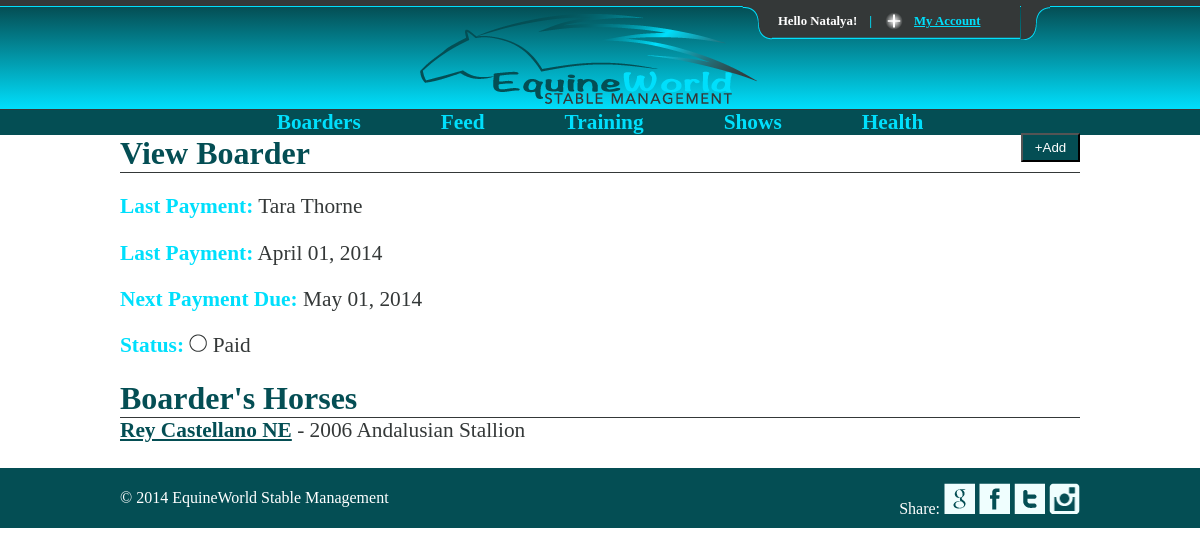
Screenshot of /viewboarder.php?id=1 with the database file from the repository.
### tables this page shows
CREATE TABLE IF NOT EXISTS `boarders` (
  `id` int(11) unsigned NOT NULL AUTO_INCREMENT,
  `clientID` int(11) unsigned DEFAULT NULL,
  `teamID` int(11) unsigned DEFAULT NULL,
  `projectName` text,
  `projectDescription` text,
  `updatedDate` char(32) DEFAULT NULL,
  `dueDate` char(32) DEFAULT NULL,
  `status` char(32) DEFAULT NULL,
  `startDate` char(32) DEFAULT NULL,
  `projectCreator` int(11) DEFAULT NULL,
  PRIMARY KEY (`id`),
  KEY `teamID` (`teamID`)
);

CREATE TABLE IF NOT EXISTS `horses` (
  `id` int(11) NOT NULL AUTO_INCREMENT,
  `name` text NOT NULL,
  `yob` int(4) NOT NULL,
  `breed` varchar(255) NOT NULL,
  `gender` varchar(255) NOT NULL,
  `owner` varchar(255) NOT NULL,
  `projectCreator` int(11) NOT NULL,
  PRIMARY KEY (`id`)
);

### viewboarder.php (the view, shortened to what this page needs)
<?php
$id = $_GET['id'];
$result = mysql_query("SELECT * FROM boarders WHERE id='$id'")
or die ('cannot select boarder info');
$row = mysql_fetch_array($result);
$id = $row['id'];
$projectName = stripslashes($row['projectName']);
$dueDate = $row['dueDate'];
$startDate = $row['startDate'];
$status = $row['status'];
?>
<!doctype html>
<html lang="en">
<head>
	<link rel="stylesheet" href="css/style.css">
  	<link rel="stylesheet" href="css/slide.css" type="text/css" media="screen" />
	<link href="css/jquery-ui-1.10.4.custom.css" rel="stylesheet">
</head>
<body class="dashboard">
	<div id="toppanel">
		<div class="tab">
			<ul class="login">
				<li class="left">&nbsp;</li>
				<li>Hello Natalya!</li>
				<li class="sep">|</li>
				<li id="toggle">
					<a id="open" class="open" href="#">My Account</a>
				</li>
				<li class="right">&nbsp;</li>
			</ul>
		</div>
	</div>
	<header>
		<div class="row">
		<div class="logo"><img src="images/logo-color.png" alt="EquineWorld Stable Management" class="logo"></div>
    <div class="clear"></div></div>
	</header>
	<div class="wrapper">
	<nav role="navigation">
		<ul>
			<li><a href="boarders.php">Boarders</a></li>
			<li><a href="feed.php">Feed</a></li>
			<li><a href="training.php">Training</a></li>
			<li><a href="shows.php">Shows</a></li>
			<li><a href="health.php">Health</a></li>
		</ul>
		</nav>
	    </div>
		<div class="row">
			<h1 class="list">View Boarder</h1>
			<div class="listAdd">
				  <button class="addbutton" data-toggle="modal" data-target="#myModal">
				    +Add
				  </button>
				</div>
					  <p><strong>Last Payment:</strong> <?php echo $projectName;?></p>
				      <p><strong>Last Payment:</strong> <?php echo date('F d, Y', strtotime($dueDate)); ?></p>
				      <p><strong>Next Payment Due:</strong> <?php echo date('F d, Y', strtotime($startDate)); ?></p>
			          <p><strong>Status:</strong> <?php
					if ($status == 'paid') {Echo '<img src="images/circle.png"> Paid';}
					else {Echo '<img src="images/circle-red.png"> Overdue';}
					?></p>
					<h2>Boarder's Horses</h2>
					<?php
								$loop = mysql_query("SELECT * FROM horses WHERE owner='$id' order by name ASC") or die ('cannot select horses ' . mysql_error());
								while ($row = mysql_fetch_array($loop))
								{
								$id = $row['id'];
								$name = $row['name'];
								$yob = $row['yob'];
								$gender = $row['gender'];
								$breed = $row['breed'];
								echo "<b><a href='viewhorse.php?id=$id'>$name</a></b> - $yob $breed $gender<br />";
								echo "<br />";
								}
								?>
				</div>
		<footer>
			<div class=foot>
				<div class="span8">
					<p>	&copy; 2014 EquineWorld Stable Management</p>
				</div>
				<div class="span4">Share:
				<a href="https://plus.google.com/" target="blank"><img src="images/google.png" height="31" width="31" alt="Google +"></a>
				<a href="https://www.facebook.com/" target="blank"><img src="images/facebook.png" height="31" width="31" alt="Facebook"></a>
				<a href="https://twitter.com/" target="blank"><img src="images/twitter.png" height="31" width="31" alt="Twitter"></a>
				<a href="http://instagram.com/" target="blank"><img src="images/instagram.png" height="31" width="31" alt="Instagram"></a>
						</div>
			</div>
			</footer>
</body>
</html>

### css/style.css (style rules this page uses)
body { background: #ffffff; font-family: 'Avenir'; font-size: 12pt; margin: 0px; color: #343838; }
b, strong { color: #00DFFC; }
a { color: #044E54; }
.addbutton { background: url("../images/button.png"); width: 59px; padding: 5px; text-align: center; color: #ffffff; }
.logo { margin: 0px 100px; }
h1 { font: normal normal bold 24pt 'Noteworthy', serif; margin-bottom: 0; margin-top: 0; color: #044E54; }
h2 { font: normal normal bold 24pt 'Noteworthy', serif; margin-bottom: 0; margin-top: 0; color: #044E54; border-bottom: 1px solid #343838; }
h1.list { border-bottom: 1px solid #343838; }
header { width: 100%; height: 102px; background: #044e54; background: -moz-linear-gradient(top, #044e54 0%, #00dffc 100%); background: -webkit-gradient(linear, left top, left bottom, color-stop(0%,#044e54), color-stop(100%,#00dffc)); background: -webkit-linear-gradient(top, #044e54 0%,#00dffc 100%); background: -o-linear-gradient(top, #044e54 0%,#00dffc 100%); background: -ms-linear-gradient(top, #044e54 0%,#00dffc 100%); background: linear-gradient(to bottom, #044e54 0%,#00dffc 100%); filter: progid:DXImageTransform.Microsoft.gradient( startColorstr='#044e54', endColorstr='#00dffc',GradientType=0 ); border-bottom: 1px solid #343838; }
.logo { margin: 7px 150px; }
.wrapper { background: #044E54; margin: 0px; }
nav { display: table; margin: 0 auto; }
nav ul { display: table-row; }
nav ul li { display: table-cell; padding: 0 40px; }
nav ul li a { color: #00DFFC; font-weight: bold; font-size: 16pt; text-decoration: none; }
.row { width: 960px; margin: 0px auto; font-size: 16pt; }
.listAdd { float: right; position: relative; top: -40px; }
footer { background: #044E54; height: 60px; }
.foot { color: #ffffff; width: 960px; margin: 0 auto; padding-top: 5px; }
.span8 { float: left; }
.span4 { float: right; padding-top: 10px; }

### css/slide.css (style rules this page uses)
.tab { background: url(../images/tab_b.png) repeat-x 0 0; height: 42px; position: relative; top: 0; z-index: 999; }
.tab ul.login { display: block; position: relative; float: right; clear: right; height: 42px; width: auto; font-weight: bold; line-height: 42px; margin: 0; right: 150px; color: white; font-size: 80%; text-align: center; }
.tab ul.login li.left { background: url(../images/tab_l.png) no-repeat left 0; height: 42px; width: 30px; padding: 0; margin: 0; display: block; float: left; }
.tab ul.login li.right { background: url(../images/tab_r.png) no-repeat left 0; height: 42px; width: 30px; padding: 0; margin: 0; display: block; float: left; }
.tab ul.login li { text-align: left; padding: 0 6px; display: block; float: left; height: 42px; background: url(../images/tab_m.png) repeat-x 0 0; }
.tab ul.login li a { color: #00DFFC; }
.tab .sep { color:#00DFFC }
.tab a.open, .tab a.close { height: 20px; line-height: 20px !important; padding-left: 30px !important; cursor: pointer; display: block; width: 100px; position: relative; top: 11px; }
.tab a.open { background: url(../images/bt_open.png) no-repeat left 0; }
#toppanel { position: absolute; top: 0; width: 100%; z-index: 999; text-align: center; margin-left: auto; margin-right: auto; }

### rows the page displays
boarders: projectName "Tara Thorne", dueDate "April 01, 2014", startDate "May 01, 2014"
horses: name "Rey Castellano NE", yob "2006", breed "Andalusian", gender "Stallion"
